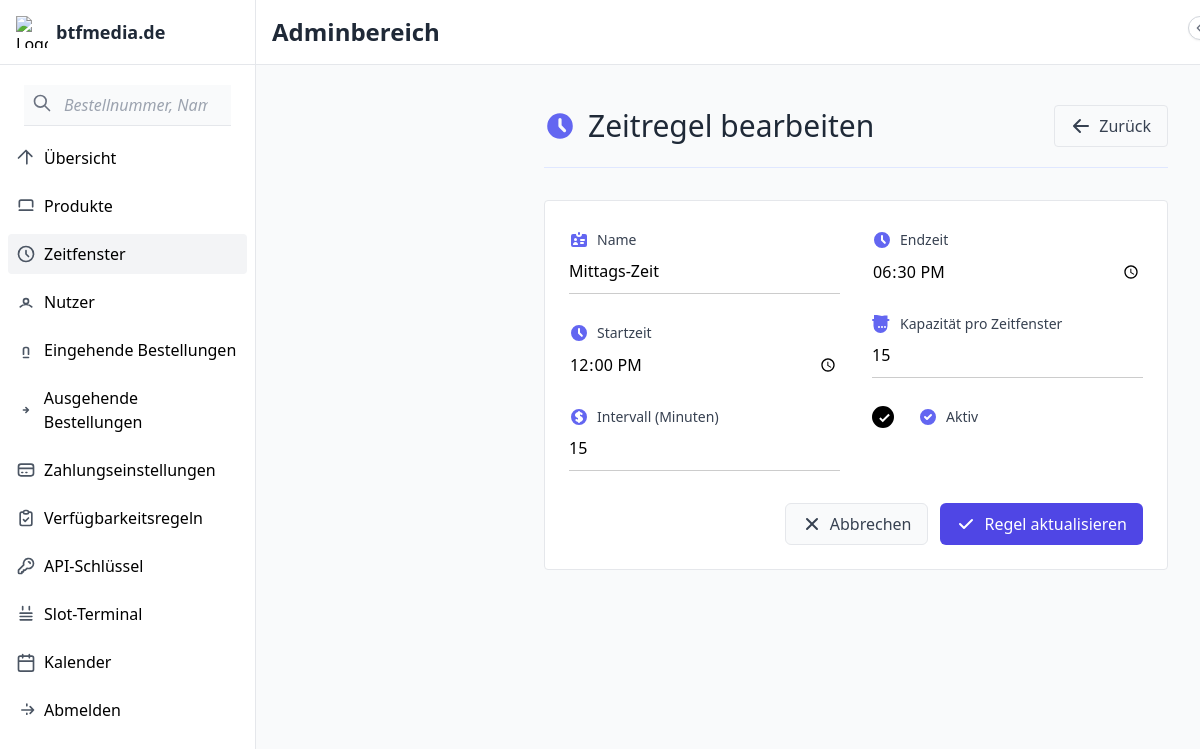
Page /admin/time-slots/rules/1/edit (signed in) on the committed database.
### tables this page shows
CREATE TABLE time_slot_rules (
    id INTEGER PRIMARY KEY AUTOINCREMENT,
    name TEXT NOT NULL,
    start_time TEXT NOT NULL,
    end_time TEXT NOT NULL,
    interval_minutes INTEGER NOT NULL,
    capacity INTEGER NOT NULL,
    active BOOLEAN NOT NULL DEFAULT 1
, min_preparation_time INTEGER DEFAULT 0, min_processing_minutes INTEGER DEFAULT 0, min_capacity_per_order INTEGER DEFAULT 0, max_capacity_per_order INTEGER DEFAULT 0);

### app.py (the view, shortened to what this page needs)
@app.route('/admin/time-slots/rules/<int:rule_id>/edit', methods=['GET', 'POST'])
@login_required
def edit_time_rule(rule_id):
    if current_user.role != 'admin':
        return redirect(url_for('index'))
    conn = get_db_connection()
    rule = conn.execute('SELECT * FROM time_slot_rules WHERE id = ?', (rule_id,)).fetchone()
    conn.close()
    return render_template('admin/edit_time_rule.html', rule=rule)

### app.py (called while the page is built)
@app.before_request
def restrict_debug_routes():
    if request.endpoint in ['search'] and not current_user.is_authenticated:
        return redirect(url_for('login'))
    if request.endpoint == 'search' and current_user.role != 'admin':
        flash("Zugriff verweigert", 'error')
        return redirect(url_for('index'))

def get_db_connection():
    conn = sqlite3.connect(app.config['DATABASE'])
    conn.row_factory = sqlite3.Row
    return conn

@login_manager.user_loader
def load_user(user_id):
    return User.get(user_id)

def check_reminders():
    now = datetime.now()
    reminder_time = now + timedelta(minutes=15)
    reminder_time_str = reminder_time.strftime('%Y-%m-%d %H:%M')
    conn = get_db_connection()
    orders = conn.execute('''
        SELECT * FROM orders
        WHERE status NOT IN ('completed', 'cancelled')
        AND datetime(pickup_date || ' ' || pickup_time)
            BETWEEN datetime(?) AND datetime(?, '+1 minute')
        AND reminder_sent = 0
    ''', (reminder_time_str, reminder_time_str)).fetchall()
    for order in orders:
        send_pickup_reminder(order)
        conn.execute('UPDATE orders SET reminder_sent = 1 WHERE id = ?', (order['id'],))
    conn.commit()
    conn.close()

@app.before_request
def before_every_request():
    check_reminders()

    @staticmethod
    def get(user_id):
        conn = get_db_connection()
        user = conn.execute('SELECT * FROM users WHERE id = ?', (user_id,)).fetchone()
        conn.close()
        if user:
            return User(user['id'], user['username'], user['password'], user['role'])
        return None

### templates/admin/edit_time_rule.html (shortened to what this page needs)
{% extends 'admin/base.html' %}
{% block content %}
<div class="container mx-auto px-4 py-6">
    <div class="flex flex-wrap items-center justify-between mb-8 border-b border-indigo-100 pb-5">
        <div class="flex items-center space-x-3">
            <svg xmlns="http://www.w3.org/2000/svg" class="h-8 w-8 text-indigo-500" viewBox="0 0 20 20" fill="currentColor">
                <path fill-rule="evenodd" d="M10 18a8 8 0 100-16 8 8 0 000 16zm1-12a1 1 0 10-2 0v4a1 1 0 00.293.707l2.828 2.829a1 1 0 101.415-1.415L11 9.586V6z" clip-rule="evenodd" />
            </svg>
            <h1 class="text-3xl font-light text-gray-800">Zeitregel bearbeiten</h1>
        </div>
        <a href="{{ url_for('manage_time_slots') }}" class="flex items-center bg-gray-50 hover:bg-gray-100 text-gray-700 px-4 py-2 rounded transition duration-150 border border-gray-200">
            <svg xmlns="http://www.w3.org/2000/svg" class="h-5 w-5 mr-2" viewBox="0 0 20 20" fill="currentColor">
                <path fill-rule="evenodd" d="M9.707 16.707a1 1 0 01-1.414 0l-6-6a1 1 0 010-1.414l6-6a1 1 0 011.414 1.414L5.414 9H17a1 1 0 110 2H5.414l4.293 4.293a1 1 0 010 1.414z" clip-rule="evenodd" />
            </svg>
            Zurück
        </a>
    </div>
    <div class="bg-white border border-gray-200 rounded overflow-hidden">
        <form method="POST" action="{{ url_for('edit_time_rule', rule_id=rule.id) }}" class="p-6">
            <div class="grid grid-cols-1 md:grid-cols-2 gap-8">
                <div class="space-y-6">
                    <div>
                        <label for="name" class="block text-sm font-medium text-gray-700 mb-1 flex items-center">
                            Name
                        </label>
                        <input type="text" id="name" name="name" value="{{ rule.name }}" required class="block w-full rounded-md border-gray-300 focus:border-indigo-500 focus:ring-indigo-500">
                    </div>
                    <div>
                        <label for="start_time" class="block text-sm font-medium text-gray-700 mb-1 flex items-center">
                            <svg xmlns="http://www.w3.org/2000/svg" class="h-5 w-5 mr-2 text-indigo-500" viewBox="0 0 20 20" fill="currentColor">
                                <path fill-rule="evenodd" d="M10 18a8 8 0 100-16 8 8 0 000 16zm1-12a1 1 0 10-2 0v4a1 1 0 00.293.707l2.828 2.829a1 1 0 101.415-1.415L11 9.586V6z" clip-rule="evenodd" />
                            </svg>
                            Startzeit
                        </label>
                        <input type="time" id="start_time" name="start_time" value="{{ rule.start_time }}" required class="block w-full rounded-md border-gray-300 focus:border-indigo-500 focus:ring-indigo-500">
                    </div>
                    <div>
                        <label for="interval_minutes" class="block text-sm font-medium text-gray-700 mb-1 flex items-center">
                            Intervall (Minuten)
                        </label>
                        <input type="number" id="interval_minutes" name="interval_minutes" min="5" step="5" value="{{ rule.interval_minutes }}" required class="block w-full rounded-md border-gray-300 focus:border-indigo-500 focus:ring-indigo-500">
                    </div>
                </div>
                <div class="space-y-6">
                    <div>
                        <label for="end_time" class="block text-sm font-medium text-gray-700 mb-1 flex items-center">
                            <svg xmlns="http://www.w3.org/2000/svg" class="h-5 w-5 mr-2 text-indigo-500" viewBox="0 0 20 20" fill="currentColor">
                                <path fill-rule="evenodd" d="M10 18a8 8 0 100-16 8 8 0 000 16zm1-12a1 1 0 10-2 0v4a1 1 0 00.293.707l2.828 2.829a1 1 0 101.415-1.415L11 9.586V6z" clip-rule="evenodd" />
                            </svg>
                            Endzeit
                        </label>
                        <input type="time" id="end_time" name="end_time" value="{{ rule.end_time }}" required class="block w-full rounded-md border-gray-300 focus:border-indigo-500 focus:ring-indigo-500">
                    </div>
                    <div>
                        <label for="capacity" class="block text-sm font-medium text-gray-700 mb-1 flex items-center">
                            Kapazität pro Zeitfenster
                        </label>
                        <input type="number" id="capacity" name="capacity" min="1" value="{{ rule.capacity }}" required class="block w-full rounded-md border-gray-300 focus:border-indigo-500 focus:ring-indigo-500">
                    </div>
                    <div class="flex items-center mt-2">
                        <div class="flex items-center h-5">
                            <input type="checkbox" name="active" id="active" class="h-5 w-5 text-indigo-600 focus:ring-indigo-500 border-gray-300 rounded" {{ 'checked' if rule.active else '' }}>
                        </div>
                        <label for="active" class="ml-3 text-sm text-gray-700 font-medium flex items-center">
                            <svg xmlns="http://www.w3.org/2000/svg" class="h-5 w-5 mr-2 text-indigo-500" viewBox="0 0 20 20" fill="currentColor">
                                <path fill-rule="evenodd" d="M10 18a8 8 0 100-16 8 8 0 000 16zm3.707-9.293a1 1 0 00-1.414-1.414L9 10.586 7.707 9.293a1 1 0 00-1.414 1.414l2 2a1 1 0 001.414 0l4-4z" clip-rule="evenodd" />
                            </svg>
                            Aktiv
                        </label>
                    </div>
                </div>
            </div>
            <div class="mt-8 flex justify-end gap-3">
                <a href="{{ url_for('manage_time_slots') }}" class="flex items-center bg-gray-50 hover:bg-gray-100 px-4 py-2 rounded-md text-gray-700 transition border border-gray-200">
                    Abbrechen
                </a>
                <button type="submit" class="flex items-center bg-indigo-600 hover:bg-indigo-700 px-4 py-2 rounded-md text-white transition">
                    <svg xmlns="http://www.w3.org/2000/svg" class="h-5 w-5 mr-2" viewBox="0 0 20 20" fill="currentColor">
                        <path fill-rule="evenodd" d="M16.707 5.293a1 1 0 010 1.414l-8 8a1 1 0 01-1.414 0l-4-4a1 1 0 011.414-1.414L8 12.586l7.293-7.293a1 1 0 011.414 0z" clip-rule="evenodd" />
                    </svg>
                    Regel aktualisieren
                </button>
            </div>
        </form>
    </div>
</div>
{% endblock %}

### templates/admin/base.html (style rules this page uses)
input[type="text"] { border-bottom: 1px solid #ccc !important; padding-bottom: 10px !important; border-radius: 0px !important; place-content: "Text"; outline: none; font-size: 1.0rem; }
input[type="number"] { border-bottom: 1px solid #ccc !important; padding-bottom: 10px !important; border-radius: 0px !important; outline: none; font-size: 1.0rem; }
input::placeholder { color: gray; font-style: italic; }
input[type="checkbox"] { -webkit-appearance: none; -moz-appearance: none; appearance: none; position: relative; width: 22px; height: 22px; border: 2px solid #ddd; border-radius: 4px; background-color: white; margin-right: 12px; vertical-align: middle; cursor: pointer; transition: all 0.2s ease-in-out; outline: none; }
input[type="checkbox"]:checked { background-color: black; border-color: black; }
input[type="checkbox"]:checked::after { content: ""; position: absolute; left: 8px; top: 4px; width: 5px; height: 10px; border: solid white; border-width: 0 2px 2px 0; transform: rotate(45deg); animation: check-animation 0.3s cubic-bezier(0.68, -0.55, 0.27, 1.55) forwards; }
input[type="checkbox"].rounded { border-radius: 50%; }
label { display: flex; align-items: center; cursor: pointer; padding: 5px 0; user-select: none; }

### rows in the picture
time_slot_rules: name "Mittags-Zeit", start_time "12:00", interval_minutes "15", end_time "18:30", capacity "15"
